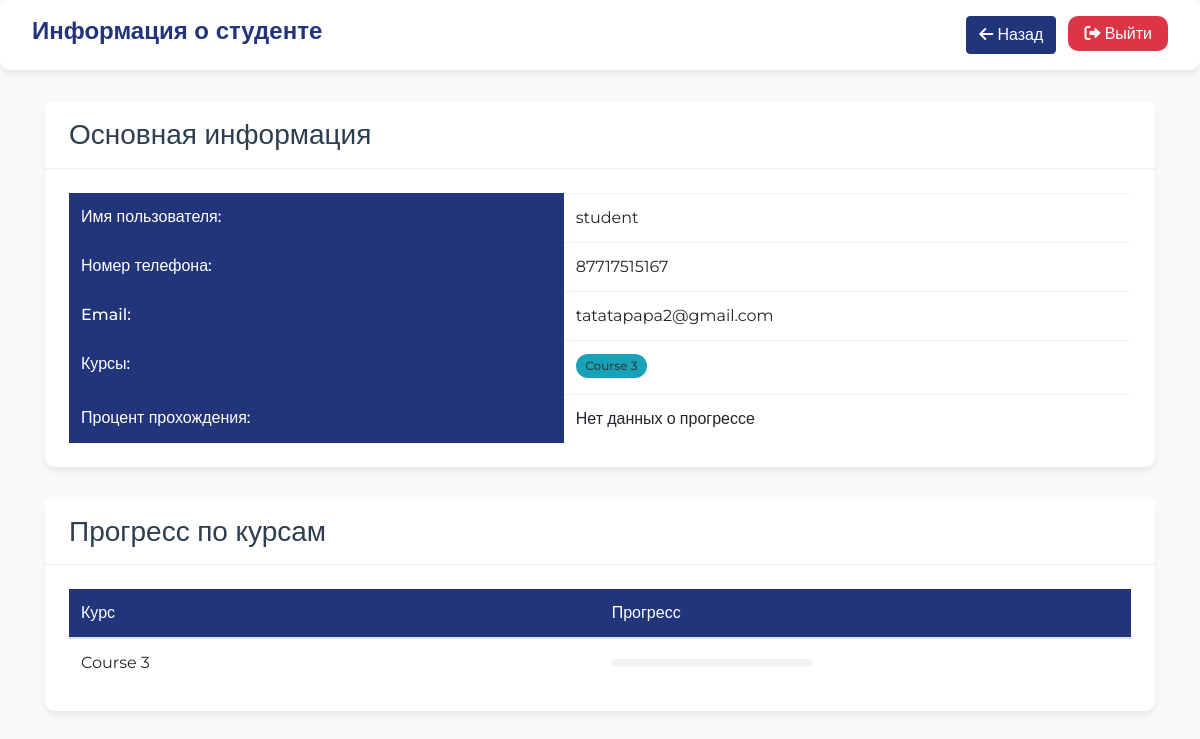
Page /students/86/ (signed in) on the committed database.
### courses/models.py (models this page shows, shortened)
class Student(models.Model):
    user = models.OneToOneField(User, on_delete=models.CASCADE)
    avatar = models.ImageField(upload_to='avatars/', null=True, blank=True)
    phone_number = models.CharField(max_length=15, null=True, blank=True)
    email = models.EmailField(null=True, blank=True)
    courses = models.ManyToManyField('Course', related_name='students_set')
    stars = models.IntegerField(default=0)
    profile_edited_once = models.BooleanField(default=False)

class User(AbstractUser):
    is_student = models.BooleanField(default=False)
    is_admin = models.BooleanField(default=False)
    groups = models.ManyToManyField(
        Group,
        related_name='custom_user_set',
        blank=True,
        help_text='The groups this user belongs to.',
        verbose_name='groups'
    )
    user_permissions = models.ManyToManyField(
        Permission,
        related_name='custom_user_permissions_set',
        blank=True,
        help_text='Specific permissions for this user.',
        verbose_name='user permissions'
    )
    class Meta:
        verbose_name = 'User'
        verbose_name_plural = 'Users'

class Course(models.Model):
    title = models.CharField(max_length=100)
    description = models.TextField()
    modules = models.ManyToManyField('Module', blank=True)
    course_code = models.CharField(max_length=5, blank=True, unique=True)
    students = models.ManyToManyField('Student', related_name='enrolled_courses', blank=True)
    image = models.ImageField(upload_to='image/', null=True, blank=True)  # Новое поле для изображения

### courses/views.py (the view)
# urls.py: path('students/<int:user_id>/', views.student_details, name='student_details'),
@login_required
def student_details(request, user_id):
    student = get_object_or_404(Student, user_id=user_id)
    progress_data = []
    for course in student.courses.all():
        progress = StudentProgress.objects.filter(user=student.user, course=course).first()
        progress_data.append({
            'course': course.title,
            'progress': progress.progress if progress else 0,
        })
    return render(request, 'courses/student_details.html', {
        'student': student,
        'progress_data': progress_data,
    })

### courses/templates/courses/student_details.html (shortened to what this page needs)
{% load static %}
<!DOCTYPE html>
<html lang="ru">
<head>
    <link rel="stylesheet" href="https://stackpath.bootstrapcdn.com/bootstrap/4.5.2/css/bootstrap.min.css">
    <link rel="stylesheet" href="https://cdnjs.cloudflare.com/ajax/libs/font-awesome/6.0.0-beta3/css/all.min.css">
</head>
<body>
    <header class="admin-header">
        <h1 class="admin-title">Информация о студенте</h1>
        <div>
            <a href="{% url 'admin_page' %}" class="btn btn-primary mr-2"><i class="fas fa-arrow-left"></i> Назад</a>
            <a href="{% url 'logout' %}" class="logout-btn"><i class="fas fa-sign-out-alt"></i> Выйти</a>
        </div>
    </header>
    <div class="container">
        <div class="card">
            <div class="card-header">
                <h3 class="mb-0">Основная информация</h3>
            </div>
            <div class="card-body">
                <table class="table mb-0">
                    <tbody>
                        <tr>
                            <th>Имя пользователя:</th>
                            <td>{{ student.user.username }}</td>
                        </tr>
                        <tr>
                            <th>Номер телефона:</th>
                            <td>{{ student.phone_number|default:"Не указан" }}</td>
                        </tr>
                        <tr>
                            <th>Email:</th>
                            <td>{{ student.email|default:"Не указан" }}</td>
                        </tr>
                        <tr>
                            <th>Курсы:</th>
                            <td>
                                {% for course in student.courses.all %}
                                    <span class="badge bg-info text-dark mb-1">{{ course.title }}</span><br>
                                {% empty %}
                                    Нет курсов
                                {% endfor %}
                            </td>
                        </tr>
                        <tr>
                            <th>Процент прохождения:</th>
                            <td>
                                {% for progress in student.studentprogress_set.all %}
                                    <span class="badge bg-primary">{{ progress.progress }}%</span><br>
                                {% empty %}
                                    Нет данных о прогрессе
                                {% endfor %}
                            </td>
                        </tr>
                    </tbody>
                </table>
            </div>
        </div>
        <div class="card">
            <div class="card-header">
                <h3 class="mb-0">Прогресс по курсам</h3>
            </div>
            <div class="card-body">
                <table class="table mb-0">
                    <thead>
                        <tr>
                            <th>Курс</th>
                            <th>Прогресс</th>
                        </tr>
                    </thead>
                    <tbody>
                        {% for progress in progress_data %}
                        <tr>
                            <td>{{ progress.course.title }}</td>
                            <td>
                                <div class="progress" style="max-width:200px;">
                                </div>
                            </td>
                        </tr>
                        {% empty %}
                        <tr>
                            <td colspan="2">Нет данных о курсе</td>
                        </tr>
                        {% endfor %}
                    </tbody>
                </table>
            </div>
        </div>
    </div>
</body>
</html>

### courses/templates/courses/student_details.html (style rules this page uses)
body { font-family: 'Montserrat', sans-serif; background-color: #f8f9fa; color: #2c3e50; min-height: 100vh; }
.admin-header { background-color: white; padding: 1rem 2rem; box-shadow: 0 4px 6px rgba(0,0,0,0.07); margin-bottom: 2rem; border-radius: 10px; display: flex; justify-content: space-between; align-items: center; }
.admin-title { font-size: 1.5rem; font-weight: 600; color: #22347a; }
.logout-btn { background-color: #dc3545; color: white; padding: 0.5rem 1rem; border-radius: 10px; text-decoration: none; transition: all 0.3s ease; }
.card { background-color: white; border-radius: 10px; box-shadow: 0 4px 6px rgba(0,0,0,0.07); margin-bottom: 2rem; border: none; }
.card-header { background-color: white; border-bottom: 1px solid rgba(0,0,0,0.07); padding: 1rem 1.5rem; }
.card-body { padding: 1.5rem; }
.table th { background-color: #22347a; color: white; font-weight: 500; border: none; }
.table td { vertical-align: middle; border-color: rgba(0,0,0,0.05); }
.badge { padding: 0.5em 0.8em; border-radius: 20px; font-weight: 500; }
.progress { height: 8px; border-radius: 4px; background-color: rgba(0,0,0,0.05); }
.btn-primary { background-color: #22347a; border-color: #22347a; }

### rows in the picture
Student: user.username "student", phone_number "87717515167", email "tatatapapa2@gmail.com"
Course: title "Course 3"

### other values in the picture
{{ progress.course.title }} "Course 3"
